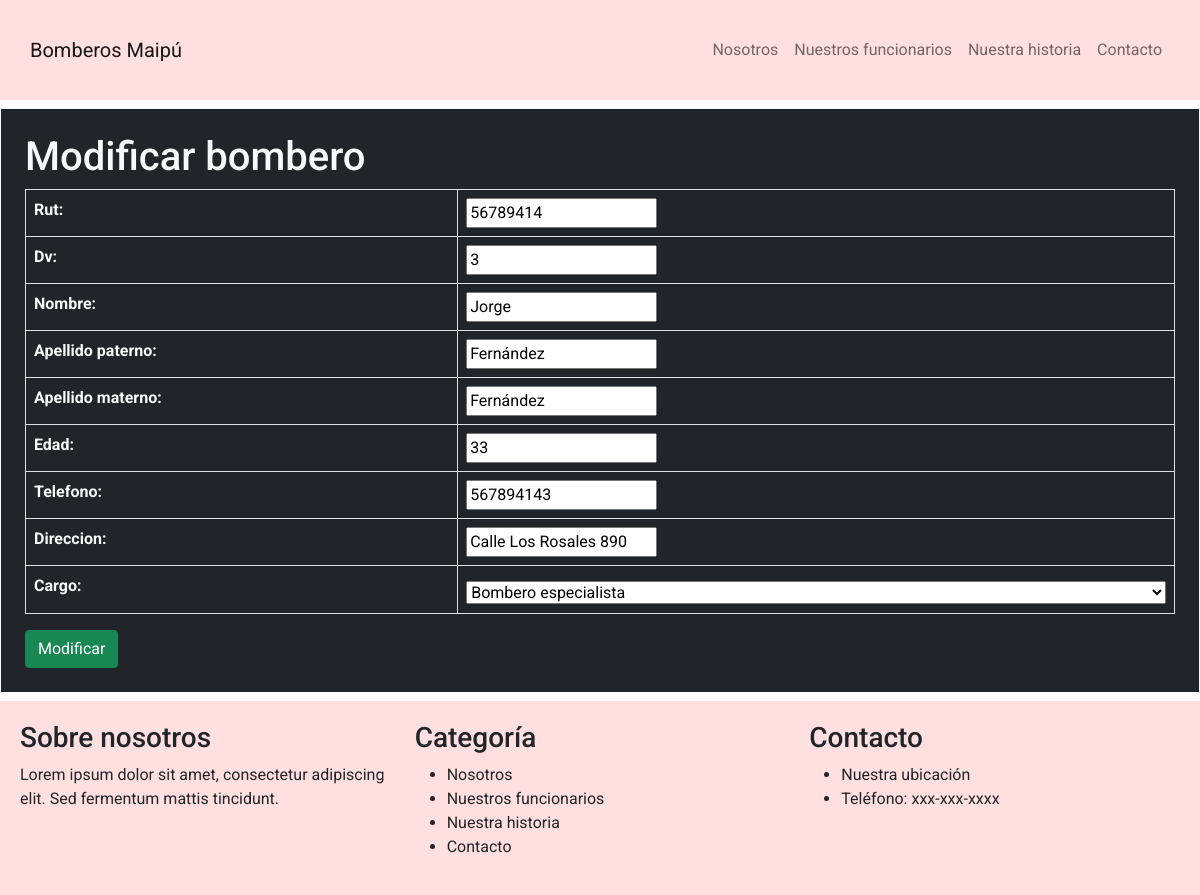
/form_mod_bombero/15, run on an earlier commit of the app's database.
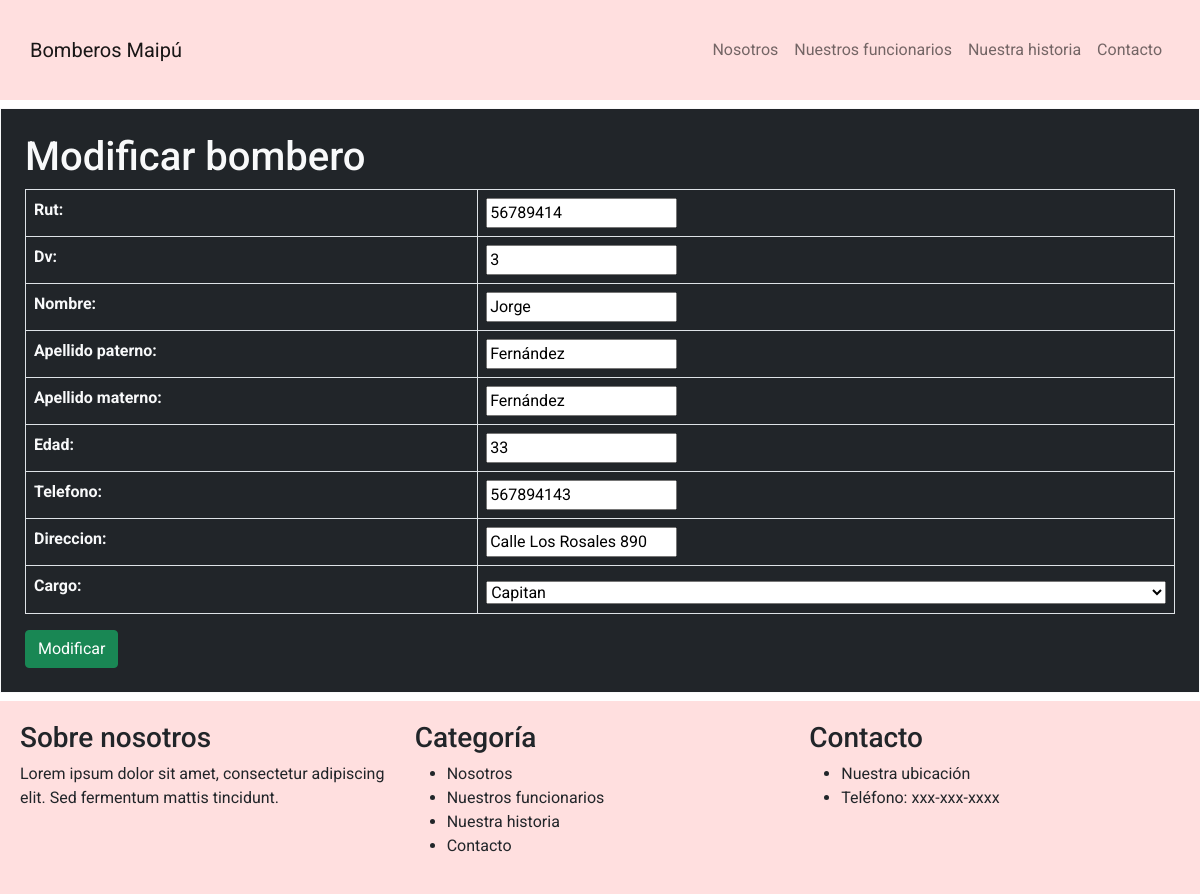
And on a later commit of the database.
### bomberos/models.py (models this page shows, shortened)
class Bombero(models.Model):
    idBombero = models.AutoField(primary_key=True, verbose_name='ID Bombero')
    rut = models.IntegerField(verbose_name='Rut')
    dv = models.CharField(max_length=1, verbose_name='Digito verificador')
    nombre = models.CharField(max_length=50, verbose_name='Nombre')
    apPaterno = models.CharField(max_length=50, verbose_name='Apellido paterno')
    apMaterno = models.CharField(max_length=50, verbose_name='Apellido materno')
    edad = models.IntegerField(verbose_name='Edad')
    telefono = models.IntegerField(verbose_name='Telefono')
    direccion = models.CharField(max_length=100, verbose_name='Direccion')
    cargo = models.ForeignKey(Cargo, on_delete=models.CASCADE)
    cuartel = models.ForeignKey(Cuartel, on_delete=models.CASCADE, null=True)

class Cargo(models.Model):
    idCargo = models.AutoField(primary_key=True, verbose_name='ID Cargo')
    nombre = models.CharField(max_length=50, verbose_name='Nombre cargo')
    def __str__(self):
        return self.nombre

### bomberos/views.py (the view)
# urls.py: path('form_mod_bombero/<id>',form_mod_bombero,name="form_mod_bombero"),
def form_mod_bombero(request, id):
    bombero = Bombero.objects.filter(idBombero=id).first()
    datos = {
        'form': BomberoModificar(instance=bombero)
    }
    if request.method == 'POST':
        formulario = BomberoModificar(data=request.POST, instance=bombero)
        if formulario.is_valid():
            formulario.save()
            return redirect('lista_bomberos')
    return render(request, 'form_mod_bombero.html', datos)

### bomberos/forms.py
class BomberoModificar(ModelForm):
    rut = forms.IntegerField(widget=forms.TextInput(attrs={'readonly': 'readonly'}))
    dv = forms.CharField(widget=forms.TextInput(attrs={'readonly': 'readonly'}))
    class Meta:
        model = Bombero
        fields = ['rut','dv', 'nombre', 'apPaterno', 'apMaterno', 'edad', 'telefono', 'direccion', 'cargo']

### bomberos/templates/form_mod_bombero.html (shortened to what this page needs)
<!DOCTYPE html>
<html lang="es">
<head>
  <link rel="stylesheet" href="https://cdnjs.cloudflare.com/ajax/libs/bootstrap/5.0.2/css/bootstrap.min.css">
  <link rel="stylesheet" href="../static/css/style.css">
</head>
<body>
  <nav class="navbar navbar-expand-lg navbar-light bg-light">
    <div class="container">
      <a class="navbar-brand" href="#">Bomberos Maipú</a>
      <div class="collapse navbar-collapse" id="navbarNav">
        <ul class="navbar-nav ms-auto">
          <li class="nav-item">
            <a class="nav-link" href="#nosotros">Nosotros</a>
          </li>
          <li class="nav-item">
            <a class="nav-link" href="#funcionarios">Nuestros funcionarios</a>
          </li>
          <li class="nav-item">
            <a class="nav-link" href="#historia">Nuestra historia</a>
          </li>
          <li class="nav-item">
            <a class="nav-link" href="#contacto">Contacto</a>
          </li>
        </ul>
      </div>
    </div>
  </nav>
<section id="yellow-bg">
  <div class="container bg-dark text-light mt-2 mb-2  border border-light" style="padding: 2%;">
        <h1>Modificar bombero</h1>
            <form method="POST" action="" autocomplete="off">
                <table class="table table-bordered text-light">
                    {{ form.as_table }}
                </table>
                <button type="submit" class="btn btn-success">Modificar</button>
          </form>
    </div>
</section>
  <footer class="bg-light">
    <div class="container">
      <div class="row">
        <div class="col-md-4">
          <h3>Sobre nosotros</h3>
          <p>Lorem ipsum dolor sit amet, consectetur adipiscing elit. Sed fermentum mattis tincidunt.</p>
        </div>
        <div class="col-md-4">
          <h3>Categoría</h3>
          <ul>
            <li>Nosotros</li>
            <li>Nuestros funcionarios</li>
            <li>Nuestra historia</li>
            <li>Contacto</li>
          </ul>
        </div>
        <div class="col-md-4">
          <h3>Contacto</h3>
          <ul>
            <li>Nuestra ubicación</li>
            <li>Teléfono: xxx-xxx-xxxx</li>
          </ul>
        </div>
      </div>
    </div>
  </footer>
</body>
</html>

What changed in the data, as far as the page shows it:
changed Bombero "Fernández": cargo "Bombero especialista" → "Capitan"
